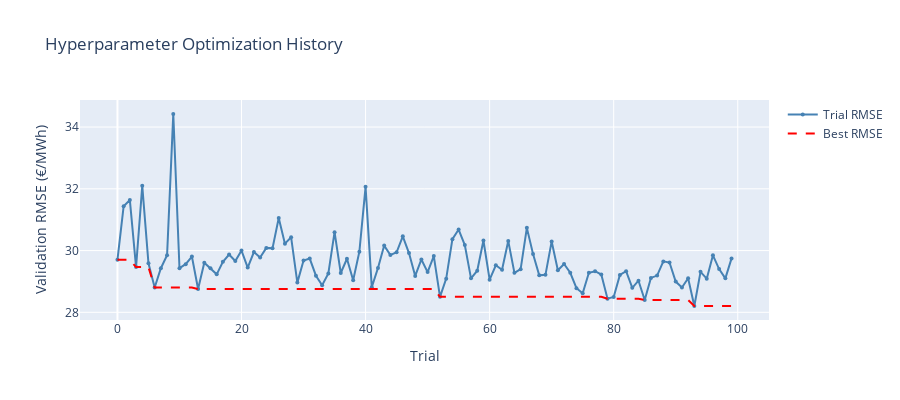

Here is the notebook cell this chart was saved with:
### Code cell
# Plot optimization history
fig = plot_optimization_history(study)
if fig:
    fig.show()
